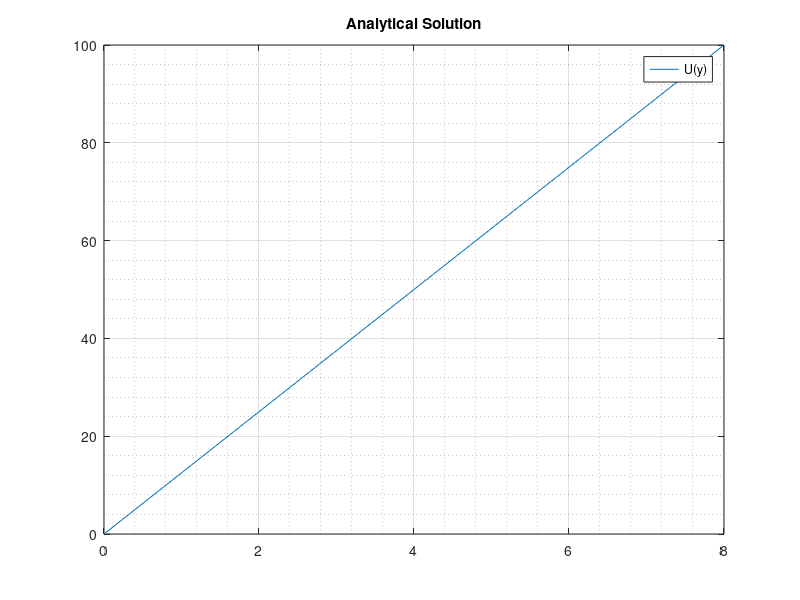

Write MATLAB code to recreate this figure.
clear;
clc,

% Geometry parameters
h = 1;

% Velocity of plate
u_0 = 8; % define this better

y = (0:0.01:1)'; % column vector
velocity=zeros(101,1); % column vector

for i = 1:101
    velocity(i) = u_0 * (y(i)/h);
end

% File handling
fileID = fopen('analytical_velo_CF.dat','w');
% fprintf(fileID,'%10s\n','U(y)');
% fprintf(fileID,'%10.8f\n',velocity);
fprintf(fileID,'%5s\t%10s\n','y','U(y)');
for i = 1:101
    fprintf(fileID,'%5.4f\t%10.8f\n',y(i),velocity(i));
end
fclose(fileID);

% plotting
y_axis = linspace(0,100,101);
plot(velocity,y_axis) 
grid on
grid minor
legend('U(y)')
title('Analytical Solution')
